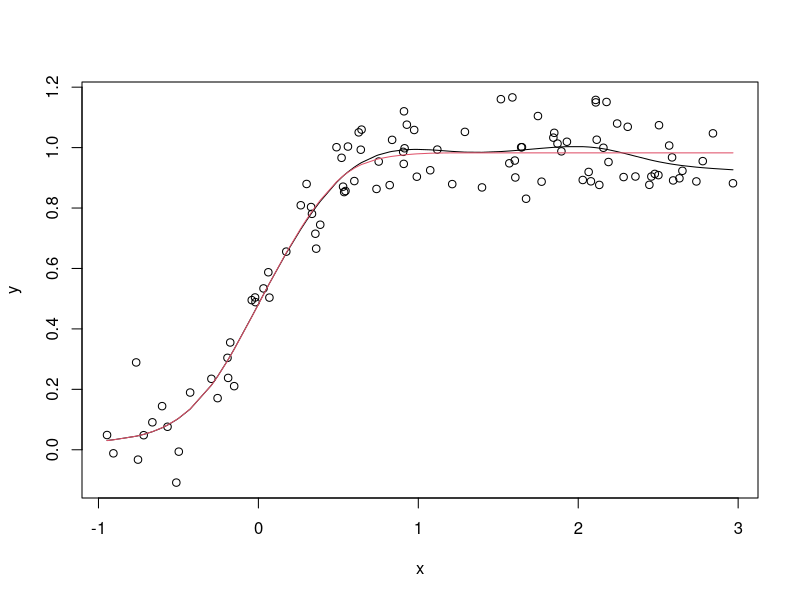

The R source for this figure:
require(mgcv)
# first an un-penalized example - fit E(y)=a+bx subject to a>0
set.seed(0)

# Penalized example: monotonic penalized regression spline .....
n <- 100
# Generate data from a monotonic truth.
x <- runif(100) * 4 - 1
x <- sort(x)
f <- exp(4 * x) / (1 + exp(4 * x))
y <- f + rnorm(100) * 0.1
plot(x, y)
dat <- data.frame(x = x, y = y)
# Show regular spline fit (and save fitted object)
f.ug <- gam(y ~ s(x, k = 10, bs = "cr"))
lines(x, fitted(f.ug))
# Create Design matrix, constraints etc. for monotonic spline....
sm <- smoothCon(s(x, k = 10, bs = "cr"), dat, knots = NULL)[[1]]
F <- mono.con(sm$xp)
# get constraints
G <- list(X = sm$X, C = matrix(0, 0, 0), sp = f.ug$sp, p = sm$xp, y = y, w = y * 0 + 1)
G$Ain <- F$A
G$bin <- F$b
G$S <- sm$S
G$off <- 0

p <- pcls(G)
# fit spline (using s.p. from unconstrained fit)

fv <- Predict.matrix(sm, data.frame(x = x)) %*% p
lines(x, fv, col = 2)
